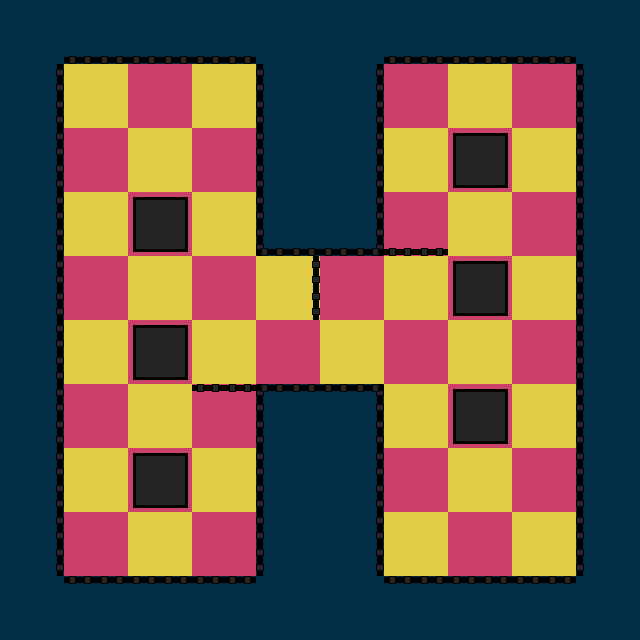

The image is a tile-based game level rendered from a .tmx file. Its description and source (layers, tilesets, objects; grid data summarised) follow:
An orthogonal 10x10 tile map with 64x64 px tiles, 5 tile layers (ground, left, right, up, ...) and 2 objects (Player, Goal).

<map version="1.0" orientation="orthogonal" renderorder="right-down" width="10" height="10" tilewidth="64" tileheight="64" nextobjectid="30">
 <tileset firstgid="1" source="tileset_00.tsx" />
 <layer name="ground" width="10" height="10">
  <properties>
   <property name="tileset" value="tileset_00" />
   <property name="type" value="base" />
  </properties>
  <data>[100 cells, 100 non-empty, 4 distinct tile ids]</data>
 </layer>
 <layer name="left" width="10" height="10">
  <properties>
   <property name="edge" value="left" />
   <property name="tileset" value="tileset_00" />
   <property name="type" value="edges" />
  </properties>
  <data>[100 cells, 14 non-empty, 1 distinct tile ids]</data>
 </layer>
 <layer name="right" width="10" height="10">
  <properties>
   <property name="edge" value="right" />
   <property name="tileset" value="tileset_00" />
   <property name="type" value="edges" />
  </properties>
  <data>[100 cells, 15 non-empty, 1 distinct tile ids]</data>
 </layer>
 <layer name="up" width="10" height="10">
  <properties>
   <property name="edge" value="up" />
   <property name="tileset" value="tileset_00" />
   <property name="type" value="edges" />
  </properties>
  <data>[100 cells, 9 non-empty, 1 distinct tile ids]</data>
 </layer>
 <layer name="down" width="10" height="10">
  <properties>
   <property name="edge" value="down" />
   <property name="tileset" value="tileset_00" />
   <property name="type" value="edges" />
  </properties>
  <data>[100 cells, 9 non-empty, 1 distinct tile ids]</data>
 </layer>
 <objectgroup name="entities">
  <object id="13" name="Player" type="Player" x="80" y="528" width="32" height="32">
   <properties>
    <property name="facing" value="right" />
    <property name="gid" type="int" value="8" />
    <property name="speed" type="float" value="300" />
    <property name="type" value="player" />
   </properties>
   <ellipse />
  </object>
  <object id="14" name="Goal" type="Goal" x="544" y="80">
   <properties>
    <property name="type" value="goal" />
   </properties>
   <polygon points="0,0 -16,32 16,32" />
  </object>
 </objectgroup>
</map>
